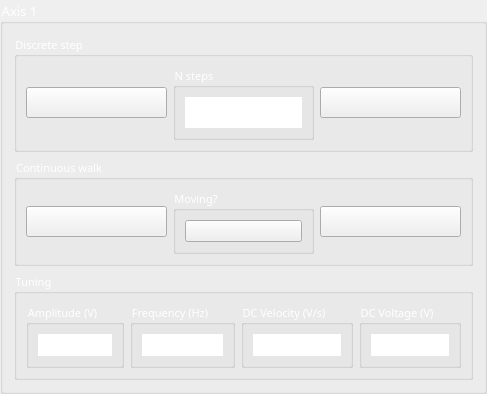
         <widget class="QGroupBox" name="verticalGroupBox_5">
          <property name="font">
           <font>
            <family>Calibri Light</family>
            <pointsize>10</pointsize>
           </font>
          </property>
          <property name="styleSheet">
           <string notr="true">color: rgb(255, 255, 255);</string>
          </property>
          <property name="title">
           <string>Axis 1</string>
          </property>
          <layout class="QVBoxLayout" name="verticalLayout_6">
           <item>
            <widget class="QGroupBox" name="groupBox_28">
             <property name="font">
              <font>
               <family>Calibri Light</family>
               <pointsize>8</pointsize>
              </font>
             </property>
             <property name="styleSheet">
              <string notr="true">color: rgb(255, 255, 255);</string>
             </property>
             <property name="title">
              <string>Discrete step</string>
             </property>
             <layout class="QHBoxLayout" name="horizontalLayout_30">
              <item>
               <widget class="QPushButton" name="step_left_4">
                <property name="minimumSize">
                 <size>
                  <width>0</width>
                  <height>0</height>
                 </size>
                </property>
                <property name="font">
                 <font>
                  <family>Calibri Light</family>
                  <pointsize>12</pointsize>
                 </font>
                </property>
                <property name="styleSheet">
                 <string notr="true"/>
                </property>
                <property name="text">
                 <string/>
                </property>
                <property name="icon">
                 <iconset>
                  <normaloff>left_arrow.svg</normaloff>left_arrow.svg</iconset>
                </property>
                <property name="iconSize">
                 <size>
                  <width>36</width>
                  <height>36</height>
                 </size>
                </property>
                <property name="checkable">
                 <bool>false</bool>
                </property>
               </widget>
              </item>
              <item>
               <widget class="QGroupBox" name="groupBox_29">
                <property name="font">
                 <font>
                  <family>Calibri Light</family>
                  <pointsize>8</pointsize>
                 </font>
                </property>
                <property name="title">
                 <string>N steps</string>
                </property>
                <layout class="QHBoxLayout" name="horizontalLayout_31">
                 <item>
                  <widget class="QSpinBox" name="n_steps_4">
                   <property name="font">
                    <font>
                     <family>Calibri Light</family>
                     <pointsize>12</pointsize>
                     <weight>3</weight>
                     <italic>false</italic>
                     <bold>false</bold>
                    </font>
                   </property>
                   <property name="styleSheet">
                    <string notr="true">font: 25 12pt &quot;Calibri Light&quot;;</string>
                   </property>
                   <property name="frame">
                    <bool>false</bool>
                   </property>
                   <property name="alignment">
                    <set>Qt::AlignCenter</set>
                   </property>
                   <property name="buttonSymbols">
                    <enum>QAbstractSpinBox::NoButtons</enum>
                   </property>
                   <property name="maximum">
                    <number>100</number>
                   </property>
                   <property name="value">
                    <number>1</number>
                   </property>
                  </widget>
                 </item>
                </layout>
               </widget>
              </item>
              <item>
               <widget class="QPushButton" name="step_right_4">
                <property name="minimumSize">
                 <size>
                  <width>0</width>
                  <height>0</height>
                 </size>
                </property>
                <property name="font">
                 <font>
                  <family>Calibri Light</family>
                  <pointsize>12</pointsize>
                 </font>
                </property>
                <property name="styleSheet">
                 <string notr="true"/>
                </property>
                <property name="text">
                 <string/>
                </property>
                <property name="icon">
                 <iconset>
                  <normaloff>right_arrow.svg</normaloff>right_arrow.svg</iconset>
                </property>
                <property name="iconSize">
                 <size>
                  <width>36</width>
                  <height>36</height>
                 </size>
                </property>
                <property name="checkable">
                 <bool>false</bool>
                </property>
               </widget>
              </item>
             </layout>
            </widget>
           </item>
           <item>
            <widget class="QGroupBox" name="groupBox_30">
             <property name="font">
              <font>
               <family>Calibri Light</family>
               <pointsize>8</pointsize>
              </font>
             </property>
             <property name="styleSheet">
              <string notr="true">color: rgb(255, 255, 255);</string>
             </property>
             <property name="title">
              <string>Continuous walk</string>
             </property>
             <layout class="QHBoxLayout" name="horizontalLayout_32">
              <item>
               <widget class="QPushButton" name="walk_left_4">
                <property name="minimumSize">
                 <size>
                  <width>0</width>
                  <height>0</height>
                 </size>
                </property>
                <property name="font">
                 <font>
                  <family>Calibri Light</family>
                  <pointsize>12</pointsize>
                 </font>
                </property>
                <property name="styleSheet">
                 <string notr="true"/>
                </property>
                <property name="text">
                 <string/>
                </property>
                <property name="icon">
                 <iconset>
                  <normaloff>left_arrow.svg</normaloff>left_arrow.svg</iconset>
                </property>
                <property name="iconSize">
                 <size>
                  <width>36</width>
                  <height>36</height>
                 </size>
                </property>
                <property name="checkable">
                 <bool>false</bool>
                </property>
               </widget>
              </item>
              <item>
               <widget class="QGroupBox" name="groupBox_31">
                <property name="font">
                 <font>
                  <family>Calibri Light</family>
                  <pointsize>8</pointsize>
                 </font>
                </property>
                <property name="title">
                 <string>Moving?</string>
                </property>
                <layout class="QHBoxLayout" name="horizontalLayout_33">
                 <item>
                  <widget class="QPushButton" name="is_moving_4">
                   <property name="minimumSize">
                    <size>
                     <width>0</width>
                     <height>0</height>
                    </size>
                   </property>
                   <property name="text">
                    <string/>
                   </property>
                   <property name="icon">
                    <iconset>
                     <normaloff>red_LED_off.svg</normaloff>
                     <normalon>red_LED_on.svg</normalon>red_LED_off.svg</iconset>
                   </property>
                   <property name="checkable">
                    <bool>true</bool>
                   </property>
                  </widget>
                 </item>
                </layout>
               </widget>
              </item>
              <item>
               <widget class="QPushButton" name="walk_right_4">
                <property name="minimumSize">
                 <size>
                  <width>0</width>
                  <height>0</height>
                 </size>
                </property>
                <property name="font">
                 <font>
                  <family>Calibri Light</family>
                  <pointsize>12</pointsize>
                 </font>
                </property>
                <property name="styleSheet">
                 <string notr="true"/>
                </property>
                <property name="text">
                 <string/>
                </property>
                <property name="icon">
                 <iconset>
                  <normaloff>right_arrow.svg</normaloff>right_arrow.svg</iconset>
                </property>
                <property name="iconSize">
                 <size>
                  <width>36</width>
                  <height>36</height>
                 </size>
                </property>
                <property name="checkable">
                 <bool>false</bool>
                </property>
               </widget>
              </item>
             </layout>
            </widget>
           </item>
           <item>
            <widget class="QGroupBox" name="groupBox_32">
             <property name="font">
              <font>
               <family>Calibri Light</family>
               <pointsize>8</pointsize>
              </font>
             </property>
             <property name="styleSheet">
              <string notr="true">color: rgb(255, 255, 255);</string>
             </property>
             <property name="title">
              <string>Tuning</string>
             </property>
             <layout class="QHBoxLayout" name="horizontalLayout_34">
              <item>
               <widget class="QGroupBox" name="groupBox_33">
                <property name="font">
                 <font>
                  <family>Calibri Light</family>
                  <pointsize>8</pointsize>
                 </font>
                </property>
                <property name="title">
                 <string>Amplitude (V)</string>
                </property>
                <layout class="QHBoxLayout" name="horizontalLayout_35">
                 <item>
                  <widget class="QDoubleSpinBox" name="amplitude_4">
                   <property name="styleSheet">
                    <string notr="true">font: 25 12pt &quot;Calibri Light&quot;;
color: rgb(255, 255, 255);</string>
                   </property>
                   <property name="frame">
                    <bool>false</bool>
                   </property>
                   <property name="alignment">
                    <set>Qt::AlignCenter</set>
                   </property>
                   <property name="buttonSymbols">
                    <enum>QAbstractSpinBox::NoButtons</enum>
                   </property>
                   <property name="decimals">
                    <number>1</number>
                   </property>
                   <property name="maximum">
                    <double>100.000000000000000</double>
                   </property>
                   <property name="value">
                    <double>50.000000000000000</double>
                   </property>
                  </widget>
                 </item>
                </layout>
               </widget>
              </item>
              <item>
               <widget class="QGroupBox" name="groupBox_34">
                <property name="font">
                 <font>
                  <family>Calibri Light</family>
                  <pointsize>8</pointsize>
                 </font>
                </property>
                <property name="title">
                 <string>Frequency (Hz)</string>
                </property>
                <layout class="QHBoxLayout" name="horizontalLayout_36">
                 <item>
                  <widget class="QDoubleSpinBox" name="frequency_4">
                   <property name="styleSheet">
                    <string notr="true">font: 25 12pt &quot;Calibri Light&quot;;
color: rgb(255, 255, 255);</string>
                   </property>
                   <property name="frame">
                    <bool>false</bool>
                   </property>
                   <property name="alignment">
                    <set>Qt::AlignCenter</set>
                   </property>
                   <property name="buttonSymbols">
                    <enum>QAbstractSpinBox::NoButtons</enum>
                   </property>
                   <property name="decimals">
                    <number>1</number>
                   </property>
                   <property name="maximum">
                    <double>20000.000000000000000</double>
                   </property>
                   <property name="value">
                    <double>30.000000000000000</double>
                   </property>
                  </widget>
                 </item>
                </layout>
               </widget>
              </item>
              <item>
               <widget class="QGroupBox" name="groupBox_35">
                <property name="font">
                 <font>
                  <family>Calibri Light</family>
                  <pointsize>8</pointsize>
                 </font>
                </property>
                <property name="title">
                 <string>DC Velocity (V/s)</string>
                </property>
                <layout class="QHBoxLayout" name="horizontalLayout_37">
                 <item>
                  <widget class="QDoubleSpinBox" name="velocity_4">
                   <property name="styleSheet">
                    <string notr="true">font: 25 12pt &quot;Calibri Light&quot;;
color: rgb(255, 255, 255);</string>
                   </property>
                   <property name="frame">
                    <bool>false</bool>
                   </property>
                   <property name="alignment">
                    <set>Qt::AlignCenter</set>
                   </property>
                   <property name="buttonSymbols">
                    <enum>QAbstractSpinBox::NoButtons</enum>
                   </property>
                   <property name="decimals">
                    <number>1</number>
                   </property>
                   <property name="maximum">
                    <double>10000000.000000000000000</double>
                   </property>
                   <property name="value">
                    <double>100.000000000000000</double>
                   </property>
                  </widget>
                 </item>
                </layout>
               </widget>
              </item>
              <item>
               <widget class="QGroupBox" name="groupBox_36">
                <property name="font">
                 <font>
                  <family>Calibri Light</family>
                  <pointsize>8</pointsize>
                 </font>
                </property>
                <property name="title">
                 <string>DC Voltage (V)</string>
                </property>
                <layout class="QHBoxLayout" name="horizontalLayout_38">
                 <item>
                  <widget class="QDoubleSpinBox" name="voltage_4">
                   <property name="styleSheet">
                    <string notr="true">font: 25 12pt &quot;Calibri Light&quot;;
color: rgb(255, 255, 255);</string>
                   </property>
                   <property name="frame">
                    <bool>false</bool>
                   </property>
                   <property name="alignment">
                    <set>Qt::AlignCenter</set>
                   </property>
                   <property name="buttonSymbols">
                    <enum>QAbstractSpinBox::NoButtons</enum>
                   </property>
                   <property name="decimals">
                    <number>1</number>
                   </property>
                   <property name="maximum">
                    <double>100.000000000000000</double>
                   </property>
                   <property name="value">
                    <double>50.000000000000000</double>
                   </property>
                  </widget>
                 </item>
                </layout>
               </widget>
              </item>
             </layout>
            </widget>
           </item>
          </layout>
         </widget>
